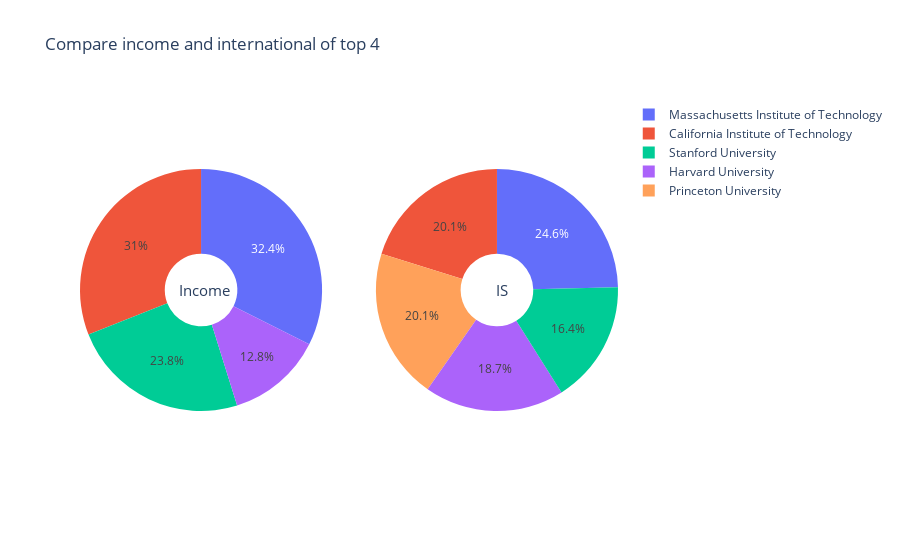

The notebook cell this image was saved under:
### Code cell
from plotly.subplots import make_subplots

fig= make_subplots(rows=1, cols= 2, specs=[[{'type': 'domain'}, {'type': 'domain'}]])

fig.add_trace(
    go.Pie(
        labels = df_top4['university_name'],
        values = df_top4['income'],
        hole = 0.3,
        name = 'Income'
    ), 1, 1
)
fig.add_trace(
        go.Pie(
            labels = df_top4['university_name'],
            values = [float(item.replace('%', '')) for item in df_top4['international_students']],
            hole = 0.3,
            name = 'International Student'
    ), 1, 2
)
  
fig.update_layout(
    title= 'Compare income and international of top 4',
    annotations= [
        dict(text='Income', x=0.18, y=0.5, font_size= 15, showarrow= False),
        dict(text='IS', x=0.8, y=0.5, font_size= 15, showarrow= False)
    ]
)
    
fig.show()

### Figure 1 — Plotly figure (JSON) as saved in the notebook; plotly's stock layout.template omitted (floating-point values rounded to 4 significant figures)
{"data": [{"domain": {"x": [0, 0.45], "y": [0, 1]}, "hole": 0.3, "labels": ["Harvard University", "California Institute of Technology", "Massachusetts Institute of Technology", "Stanford University", "Princeton University"], "name": "Income", "type": "pie", "values": ["34.5", "83.7", "87.5", "64.3", "-"]}, {"domain": {"x": [0.55, 1], "y": [0, 1]}, "hole": 0.3, "labels": ["Harvard University", "California Institute of Technology", "Massachusetts Institute of Technology", "Stanford University", "Princeton University"], "name": "International Student", "type": "pie", "values": [25, 27, 33, 22, 27]}], "layout": {"annotations": [{"font": {"size": 15}, "showarrow": false, "text": "Income", "x": 0.18, "y": 0.5}, {"font": {"size": 15}, "showarrow": false, "text": "IS", "x": 0.8, "y": 0.5}], "title": {"text": "Compare income and international of top 4"}}}
